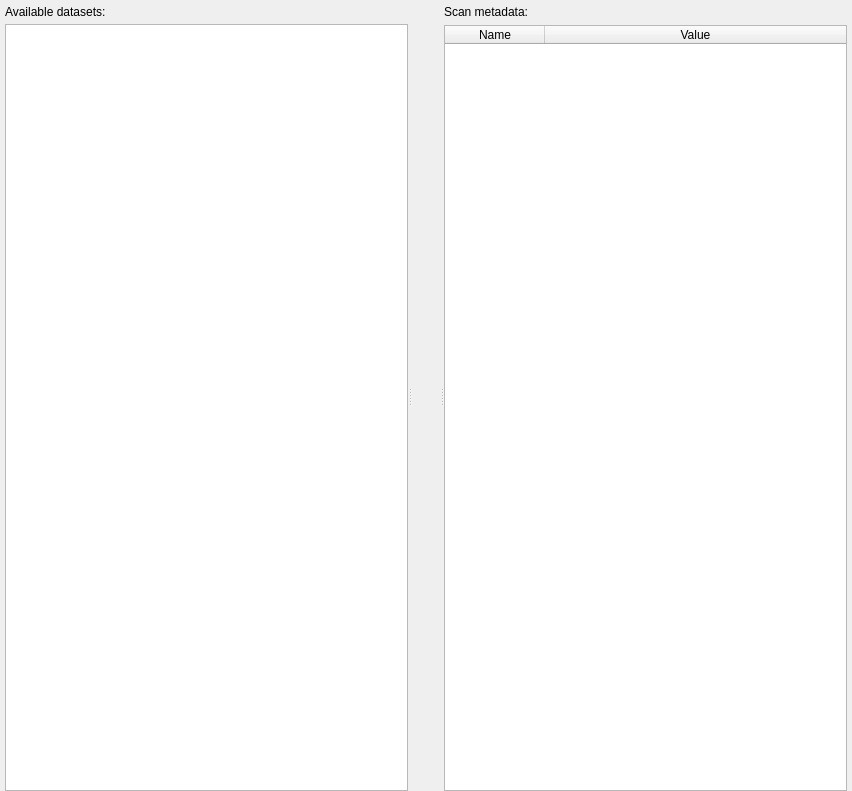
<?xml version="1.0" encoding="UTF-8"?>
<ui version="4.0">
 <class>TableWindow</class>
 <widget class="QWidget" name="TableWindow">
  <property name="geometry">
   <rect>
    <x>0</x>
    <y>0</y>
    <width>852</width>
    <height>791</height>
   </rect>
  </property>
  <property name="windowTitle">
   <string>Scans</string>
  </property>
  <property name="windowIcon">
   <iconset resource="../../../../resources/nicos-gui.qrc">
    <normaloff>:/plotter</normaloff>:/plotter</iconset>
  </property>
  <layout class="QVBoxLayout" name="verticalLayout_3">
   <property name="margin" stdset="0">
    <number>0</number>
   </property>
   <item>
    <widget class="QSplitter" name="splitter">
     <property name="orientation">
      <enum>Qt::Horizontal</enum>
     </property>
     <widget class="QWidget" name="verticalLayoutWidget">
      <layout class="QVBoxLayout" name="verticalLayout">
       <property name="spacing">
        <number>5</number>
       </property>
       <property name="leftMargin">
        <number>5</number>
       </property>
       <property name="topMargin">
        <number>5</number>
       </property>
       <property name="rightMargin">
        <number>0</number>
       </property>
       <property name="bottomMargin">
        <number>0</number>
       </property>
       <item>
        <widget class="QLabel" name="label">
         <property name="sizePolicy">
          <sizepolicy hsizetype="Preferred" vsizetype="Preferred">
           <horstretch>0</horstretch>
           <verstretch>0</verstretch>
          </sizepolicy>
         </property>
         <property name="text">
          <string>Available datasets:</string>
         </property>
        </widget>
       </item>
       <item>
        <widget class="QListWidget" name="datasetList">
         <property name="enabled">
          <bool>true</bool>
         </property>
         <property name="sizePolicy">
          <sizepolicy hsizetype="Expanding" vsizetype="Expanding">
           <horstretch>0</horstretch>
           <verstretch>0</verstretch>
          </sizepolicy>
         </property>
        </widget>
       </item>
      </layout>
     </widget>
     <widget class="QFrame" name="plotFrame">
      <property name="sizePolicy">
       <sizepolicy hsizetype="Expanding" vsizetype="Expanding">
        <horstretch>0</horstretch>
        <verstretch>0</verstretch>
       </sizepolicy>
      </property>
      <layout class="QVBoxLayout" name="verticalLayout_4">
       <item>
        <layout class="QVBoxLayout" name="plotLayout"/>
       </item>
      </layout>
     </widget>
     <widget class="QWidget" name="layoutWidget">
      <layout class="QVBoxLayout" name="verticalLayout_2">
       <property name="topMargin">
        <number>5</number>
       </property>
       <property name="rightMargin">
        <number>5</number>
       </property>
       <item>
        <widget class="QLabel" name="label_2">
         <property name="text">
          <string>Scan metadata:</string>
         </property>
        </widget>
       </item>
       <item>
        <widget class="QTableWidget" name="metaTable">
         <property name="editTriggers">
          <set>QAbstractItemView::NoEditTriggers</set>
         </property>
         <property name="showDropIndicator" stdset="0">
          <bool>false</bool>
         </property>
         <property name="alternatingRowColors">
          <bool>true</bool>
         </property>
         <property name="wordWrap">
          <bool>false</bool>
         </property>
         <attribute name="horizontalHeaderStretchLastSection">
          <bool>true</bool>
         </attribute>
         <attribute name="verticalHeaderVisible">
          <bool>false</bool>
         </attribute>
         <column>
          <property name="text">
           <string>Name</string>
          </property>
         </column>
         <column>
          <property name="text">
           <string>Value</string>
          </property>
         </column>
        </widget>
       </item>
      </layout>
     </widget>
    </widget>
   </item>
  </layout>
  <action name="actionPrint">
   <property name="icon">
    <iconset resource="../../../../resources/nicos-gui.qrc">
     <normaloff>:/print</normaloff>:/print</iconset>
   </property>
   <property name="text">
    <string>&amp;Print...</string>
   </property>
   <property name="shortcut">
    <string>Ctrl+P</string>
   </property>
  </action>
  <action name="actionClose">
   <property name="icon">
    <iconset resource="../../../../resources/nicos-gui.qrc">
     <normaloff>:/quit</normaloff>:/quit</iconset>
   </property>
   <property name="text">
    <string>&amp;Close window</string>
   </property>
   <property name="shortcut">
    <string>Ctrl+Q</string>
   </property>
  </action>
  <action name="actionUnzoom">
   <property name="icon">
    <iconset resource="../../../../resources/nicos-gui.qrc">
     <normaloff>:/viewfull</normaloff>:/viewfull</iconset>
   </property>
   <property name="text">
    <string>Reset view</string>
   </property>
   <property name="toolTip">
    <string>Reset view</string>
   </property>
   <property name="shortcut">
    <string>Ctrl+U</string>
   </property>
  </action>
  <action name="actionSavePlot">
   <property name="icon">
    <iconset resource="../../../../resources/nicos-gui.qrc">
     <normaloff>:/save</normaloff>:/save</iconset>
   </property>
   <property name="text">
    <string>&amp;Save plot</string>
   </property>
   <property name="toolTip">
    <string>Save plot in portable format</string>
   </property>
  </action>
  <action name="actionLogScale">
   <property name="checkable">
    <bool>true</bool>
   </property>
   <property name="text">
    <string>&amp;Logarithmic Y scale</string>
   </property>
   <property name="iconText">
    <string>Log(y)</string>
   </property>
   <property name="shortcut">
    <string>Ctrl+L</string>
   </property>
  </action>
  <action name="actionClosePlot">
   <property name="text">
    <string>Close plot</string>
   </property>
   <property name="iconText">
    <string>Close</string>
   </property>
  </action>
  <action name="actionFitPeak">
   <property name="checkable">
    <bool>true</bool>
   </property>
   <property name="text">
    <string>Make &amp;Fit</string>
   </property>
   <property name="iconText">
    <string>Fit</string>
   </property>
   <property name="toolTip">
    <string>Fit current plot with selected function</string>
   </property>
  </action>
  <action name="actionLegend">
   <property name="checkable">
    <bool>true</bool>
   </property>
   <property name="text">
    <string>L&amp;egend</string>
   </property>
  </action>
  <action name="actionCombine">
   <property name="text">
    <string>&amp;Combine</string>
   </property>
  </action>
  <action name="actionDeletePlot">
   <property name="text">
    <string>Delete plot</string>
   </property>
   <property name="iconText">
    <string>Delete</string>
   </property>
  </action>
  <action name="actionFitTc">
   <property name="checkable">
    <bool>true</bool>
   </property>
   <property name="text">
    <string>&amp;Tc fit</string>
   </property>
   <property name="iconText">
    <string>Fit Tc</string>
   </property>
  </action>
  <action name="actionFitPeakPV">
   <property name="checkable">
    <bool>true</bool>
   </property>
   <property name="text">
    <string>Pseudo-Voigt</string>
   </property>
   <property name="iconText">
    <string>Peak fit (PV)</string>
   </property>
   <property name="toolTip">
    <string>Fit Pseudo-Voigt Peak</string>
   </property>
  </action>
  <action name="actionResetPlot">
   <property name="text">
    <string>Reset</string>
   </property>
  </action>
  <action name="actionFitPeakPVII">
   <property name="checkable">
    <bool>true</bool>
   </property>
   <property name="text">
    <string>Pearson VII</string>
   </property>
   <property name="iconText">
    <string>Peak fit (PVII)</string>
   </property>
   <property name="toolTip">
    <string>Fit Pearson VII Peak</string>
   </property>
  </action>
  <action name="actionAttachElog">
   <property name="text">
    <string>Attach to electronic log</string>
   </property>
  </action>
  <action name="actionFitArby">
   <property name="text">
    <string>Fit arbitrary function...</string>
   </property>
  </action>
  <action name="actionShowAllCurves">
   <property name="checkable">
    <bool>true</bool>
   </property>
   <property name="text">
    <string>Show time/monitor</string>
   </property>
  </action>
  <action name="actionModifyData">
   <property name="text">
    <string>Modify data</string>
   </property>
  </action>
  <action name="actionAutoScale">
   <property name="checkable">
    <bool>true</bool>
   </property>
   <property name="text">
    <string>Auto scale</string>
   </property>
   <property name="toolTip">
    <string>&lt;html&gt;&lt;head/&gt;&lt;body&gt;&lt;p&gt;autoscale: growing window&lt;/p&gt;&lt;p&gt;The autoscale feature defines a growing window in x, y direction. If the drawn curve is within this window and does not cross the boundaries the next added point is taken into account on autoscaling.&lt;/p&gt;&lt;p&gt;If the curve already crosses boundaries the next point is not taken into account. This allows you to zoom into a region of interest without turning autoscale off.&lt;/p&gt;&lt;/body&gt;&lt;/html&gt;</string>
   </property>
  </action>
  <action name="actionScaleX">
   <property name="checkable">
    <bool>true</bool>
   </property>
   <property name="text">
    <string>X</string>
   </property>
   <property name="toolTip">
    <string>&lt;html&gt;&lt;head/&gt;&lt;body&gt;&lt;p&gt;Automatic scaling in x direction&lt;/p&gt;&lt;p&gt;The autoscale feature defines a growing window in x direction. If the drawn curve is within this window and does not cross the boundaries the next added point is taken into account on autoscaling.&lt;/p&gt;&lt;p&gt;If the curve already crosses boundaries the next point is not taken into account. This allows you to zoom into a region of interest without turning autoscale off.&lt;/p&gt;&lt;/body&gt;&lt;/html&gt;</string>
   </property>
  </action>
  <action name="actionScaleY">
   <property name="checkable">
    <bool>true</bool>
   </property>
   <property name="text">
    <string>Y</string>
   </property>
   <property name="toolTip">
    <string>&lt;html&gt;&lt;head/&gt;&lt;body&gt;&lt;p&gt;Automatic scaling in y direction&lt;/p&gt;&lt;p&gt;The autoscale feature defines a growing window in y direction. If the drawn curve is within this window and does not cross the boundaries the next added point is taken into account on autoscaling.&lt;/p&gt;&lt;p&gt;If the curve already crosses boundaries the next point is not taken into account. This allows you to zoom into a region of interest without turning autoscale off.&lt;/p&gt;&lt;/body&gt;&lt;/html&gt;</string>
   </property>
  </action>
  <action name="actionFitCosine">
   <property name="checkable">
    <bool>true</bool>
   </property>
   <property name="text">
    <string>Cosine</string>
   </property>
   <property name="iconText">
    <string>Peak fit (PV)</string>
   </property>
   <property name="toolTip">
    <string>Fit Cosine function</string>
   </property>
  </action>
  <action name="actionFitSigmoid">
   <property name="checkable">
    <bool>true</bool>
   </property>
   <property name="text">
    <string>&amp;Sigmoid</string>
   </property>
   <property name="iconText">
    <string>Fit Sigmoid</string>
   </property>
   <property name="toolTip">
    <string>Fit Sigmoid function</string>
   </property>
  </action>
  <action name="actionAutoDisplay">
   <property name="checkable">
    <bool>true</bool>
   </property>
   <property name="text">
    <string>Auto display new</string>
   </property>
  </action>
  <action name="actionFitPeakGaussian">
   <property name="checkable">
    <bool>true</bool>
   </property>
   <property name="text">
    <string>&amp;Gaussian</string>
   </property>
   <property name="iconText">
    <string>Peak fit</string>
   </property>
  </action>
  <action name="actionFitExponential">
   <property name="checkable">
    <bool>true</bool>
   </property>
   <property name="text">
    <string>Exponential</string>
   </property>
   <property name="toolTip">
    <string>Exponential fit: y = exp(b(x-x0))</string>
   </property>
  </action>
  <action name="actionFitLinear">
   <property name="checkable">
    <bool>true</bool>
   </property>
   <property name="text">
    <string>Line</string>
   </property>
   <property name="toolTip">
    <string>Linear fit: y = m*x + t</string>
   </property>
  </action>
  <action name="actionPickInitial">
   <property name="checkable">
    <bool>true</bool>
   </property>
   <property name="text">
    <string>Pick starting points for fit</string>
   </property>
  </action>
  <action name="actionErrors">
   <property name="checkable">
    <bool>true</bool>
   </property>
   <property name="text">
    <string>&amp;Errors</string>
   </property>
   <property name="toolTip">
    <string>Show or hide error bars</string>
   </property>
  </action>
  <action name="actionLogXScale">
   <property name="checkable">
    <bool>true</bool>
   </property>
   <property name="text">
    <string>Logarithmic &amp;X scale</string>
   </property>
   <property name="iconText">
    <string>Log(x)</string>
   </property>
   <property name="toolTip">
    <string>Logarithmic X scale</string>
   </property>
  </action>
  <action name="actionFitPeakLorentzian">
   <property name="checkable">
    <bool>true</bool>
   </property>
   <property name="text">
    <string>Lorent&amp;zian</string>
   </property>
  </action>
  <action name="actionOpen">
   <property name="icon">
    <iconset resource="../../../../resources/nicos-gui.qrc">
     <normaloff>:/open</normaloff>:/open</iconset>
   </property>
   <property name="text">
    <string>Open</string>
   </property>
   <property name="toolTip">
    <string>Open scan file</string>
   </property>
   <property name="shortcut">
    <string>Ctrl+O</string>
   </property>
  </action>
 </widget>
 <resources>
  <include location="../../../../resources/nicos-gui.qrc"/>
 </resources>
 <connections>
  <connection>
   <sender>actionClose</sender>
   <signal>triggered()</signal>
   <receiver>TableWindow</receiver>
   <slot>close()</slot>
   <hints>
    <hint type="sourcelabel">
     <x>-1</x>
     <y>-1</y>
    </hint>
    <hint type="destinationlabel">
     <x>321</x>
     <y>230</y>
    </hint>
   </hints>
  </connection>
 </connections>
</ui>
